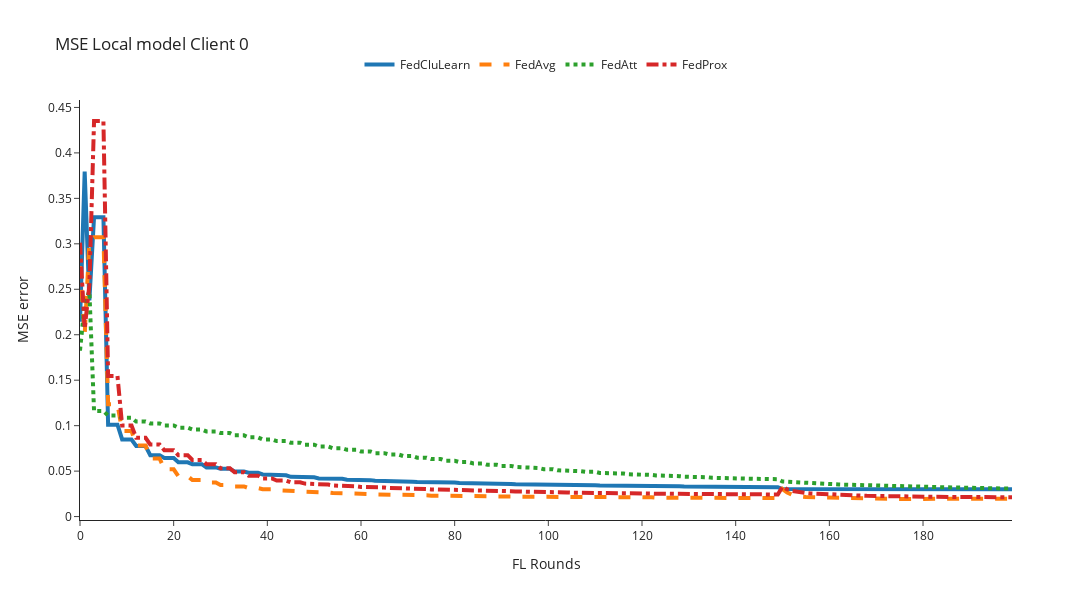
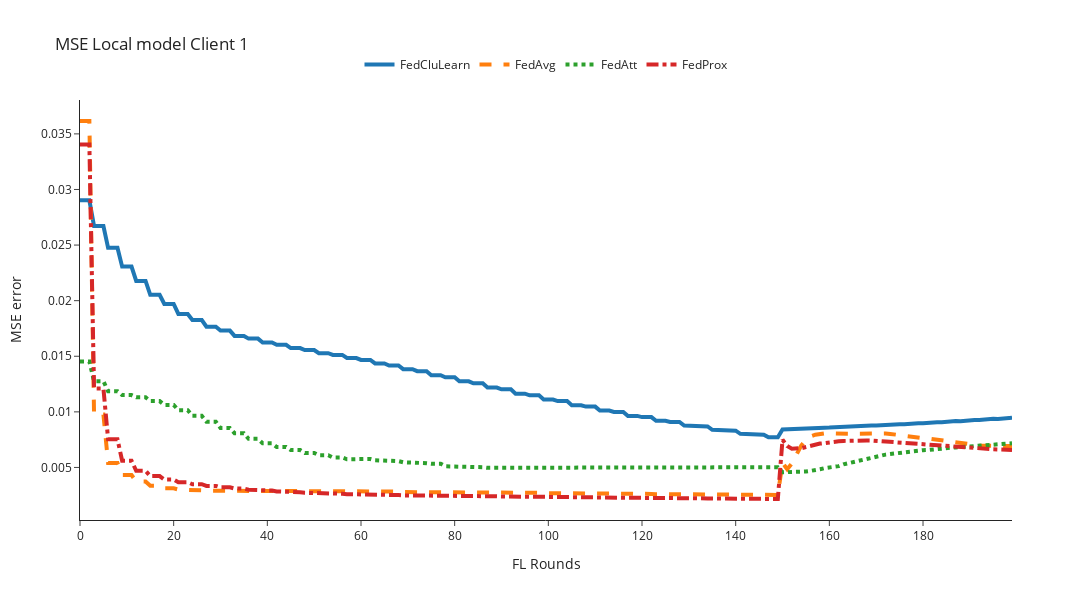
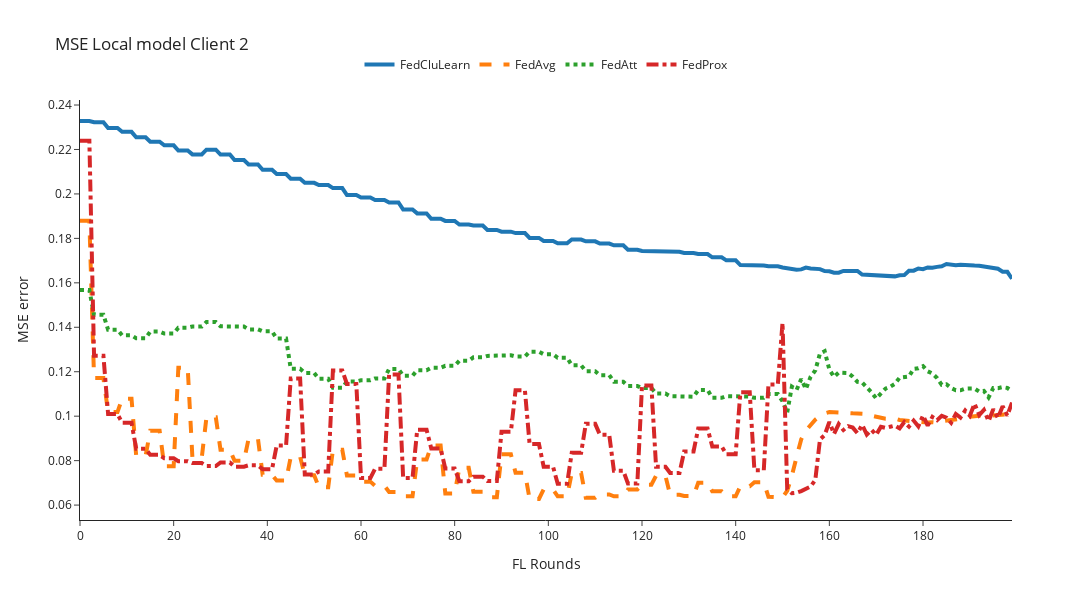

Notebook cell for these charts, in order:
### Code cell
for client_id in [0,1,2]:
    n_rounds, y = preprocessing_results(filenames=local_filenames, client_id=client_id, mse_column='mse')
    plot_plotly(n_rounds, y, title=f'MSE Local model Client {client_id}', y_axis_title='MSE error')

### Figure 1 — Plotly figure (JSON) as saved in the notebook; plotly's stock layout.template omitted (floating-point values rounded to 4 significant figures; data arrays with more than 128 entries replaced by an {"elided": "..."} marker saying what was removed)
{"data": [{"line": {"dash": "solid", "width": 4}, "mode": "lines", "name": "FedCluLearn", "type": "scatter", "x": {"elided": "201 int values"}, "y": {"elided": "200 float values"}}, {"line": {"dash": "dash", "width": 4}, "mode": "lines", "name": "FedAvg", "type": "scatter", "x": {"elided": "201 int values"}, "y": {"elided": "200 float values"}}, {"line": {"dash": "dot", "width": 4}, "mode": "lines", "name": "FedAtt", "type": "scatter", "x": {"elided": "201 int values"}, "y": {"elided": "200 float values"}}, {"line": {"dash": "dashdot", "width": 4}, "mode": "lines", "name": "FedProx", "type": "scatter", "x": {"elided": "201 int values"}, "y": {"elided": "200 float values"}}], "layout": {"height": 600, "legend": {"orientation": "h", "x": 0.5, "xanchor": "center", "y": 1.05, "yanchor": "bottom"}, "title": {"text": "MSE Local model Client 0"}, "width": 1200, "xaxis": {"title": {"text": "FL Rounds"}}, "yaxis": {"title": {"text": "MSE error"}}}}

### Figure 2 — Plotly figure (JSON) as saved in the notebook; plotly's stock layout.template omitted (floating-point values rounded to 4 significant figures; data arrays with more than 128 entries replaced by an {"elided": "..."} marker saying what was removed)
{"data": [{"line": {"dash": "solid", "width": 4}, "mode": "lines", "name": "FedCluLearn", "type": "scatter", "x": {"elided": "201 int values"}, "y": {"elided": "200 float values"}}, {"line": {"dash": "dash", "width": 4}, "mode": "lines", "name": "FedAvg", "type": "scatter", "x": {"elided": "201 int values"}, "y": {"elided": "200 float values"}}, {"line": {"dash": "dot", "width": 4}, "mode": "lines", "name": "FedAtt", "type": "scatter", "x": {"elided": "201 int values"}, "y": {"elided": "200 float values"}}, {"line": {"dash": "dashdot", "width": 4}, "mode": "lines", "name": "FedProx", "type": "scatter", "x": {"elided": "201 int values"}, "y": {"elided": "200 float values"}}], "layout": {"height": 600, "legend": {"orientation": "h", "x": 0.5, "xanchor": "center", "y": 1.05, "yanchor": "bottom"}, "title": {"text": "MSE Local model Client 1"}, "width": 1200, "xaxis": {"title": {"text": "FL Rounds"}}, "yaxis": {"title": {"text": "MSE error"}}}}

### Figure 3 — Plotly figure (JSON) as saved in the notebook; plotly's stock layout.template omitted (floating-point values rounded to 4 significant figures; data arrays with more than 128 entries replaced by an {"elided": "..."} marker saying what was removed)
{"data": [{"line": {"dash": "solid", "width": 4}, "mode": "lines", "name": "FedCluLearn", "type": "scatter", "x": {"elided": "201 int values"}, "y": {"elided": "200 float values"}}, {"line": {"dash": "dash", "width": 4}, "mode": "lines", "name": "FedAvg", "type": "scatter", "x": {"elided": "201 int values"}, "y": {"elided": "200 float values"}}, {"line": {"dash": "dot", "width": 4}, "mode": "lines", "name": "FedAtt", "type": "scatter", "x": {"elided": "201 int values"}, "y": {"elided": "200 float values"}}, {"line": {"dash": "dashdot", "width": 4}, "mode": "lines", "name": "FedProx", "type": "scatter", "x": {"elided": "201 int values"}, "y": {"elided": "200 float values"}}], "layout": {"height": 600, "legend": {"orientation": "h", "x": 0.5, "xanchor": "center", "y": 1.05, "yanchor": "bottom"}, "title": {"text": "MSE Local model Client 2"}, "width": 1200, "xaxis": {"title": {"text": "FL Rounds"}}, "yaxis": {"title": {"text": "MSE error"}}}}
